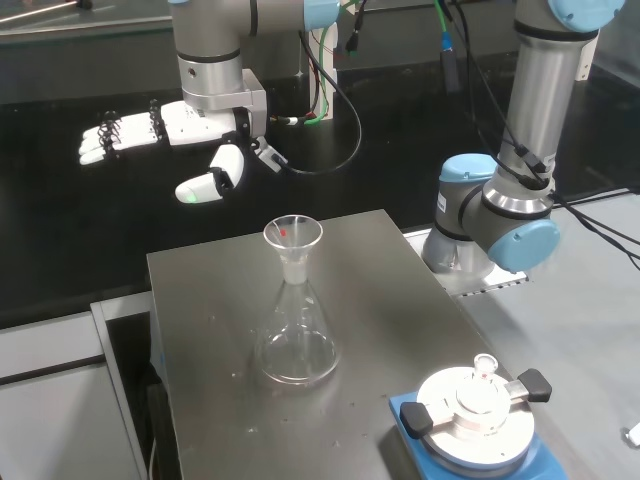
#> input picture assets/perception/sam2_references/1018_peg_all/v1/references/e00000/reference_frame.jpg, 640 x 480 px
$ python -i qa_peg_six_reference_selection.py   (imports and definitions only)   (older library calls are emulated)
#> lines starting #> are read from the running program, lines starting #| are printed output that depends on the picture
#> further down, picture is the input picture: shape (480, 640, 3); mean B, G, R 98.6, 102.2, 100.2
#!/usr/bin/env python3
"""Offline, read-only probe: select one of six historical Peg position references.

This script does not change masks, prompts, SAM2 output, or deployment code.
The reference groups are provisional, as recorded by the original six-position
operator guide. Matching is a baseline heuristic, NOT validated localization.
"""
from __future__ import annotations

import argparse
import csv
import json
from pathlib import Path

import cv2
import numpy as np

REFERENCES = (0, 23, 38, 49, 58, 65)
GROUPS = ((0, 15, 0), (16, 30, 23), (31, 45, 38),
          (46, 53, 49), (54, 61, 58), (62, 69, 65))


# [29 lines left out: functions expected_reference, first_image, not called in this run]


def extract_features(bgr: np.ndarray) -> tuple[np.ndarray, np.ndarray, np.ndarray, np.ndarray]:
    x = cv2.resize(bgr, (320, 240), interpolation=cv2.INTER_AREA)
    gray = cv2.cvtColor(x, cv2.COLOR_BGR2GRAY).astype(np.float32) / 255.0
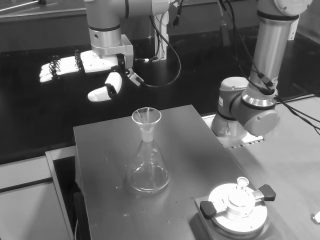
#> gray: shape (240, 320) float32; min 0.0392, max 1, mean 0.397
    gray = cv2.GaussianBlur(gray, (9, 9), 2.0)
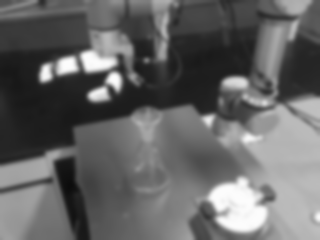
#> gray: shape (240, 320) float32; min 0.0475, max 0.991, mean 0.397
    sx = cv2.Sobel(gray, cv2.CV_32F, 1, 0, ksize=3)
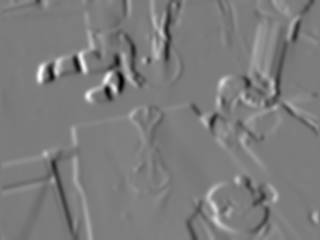
#> sx: shape (240, 320) float32; min -1.13, max 1.19, mean 0.00534; drawn with min black and max white
    sy = cv2.Sobel(gray, cv2.CV_32F, 0, 1, ksize=3)
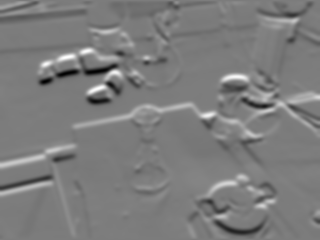
#> sy: shape (240, 320) float32; min -1.17, max 1.22, mean 0.00134; drawn with min black and max white
    edge = np.minimum(cv2.magnitude(sx, sy), 1.0)
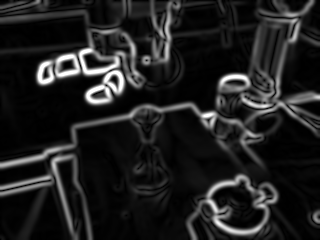
#> edge: shape (240, 320) float32; min 0, max 1, mean 0.128
    # Lower ROI emphasizes table / targets and largely ignores upper robot arm.
    return gray, edge, gray[85:230, 30:300], edge[85:230, 30:300]


# [119 lines left out: functions pair_score, make_sheet, main, not called in this run]


# [2 lines not run here, left out]

>>> import cv2
>>> picture = cv2.imread('../../assets/perception/sam2_references/1018_peg_all/v1/references/e00000/reference_frame.jpg')
>>> result = extract_features(picture)
